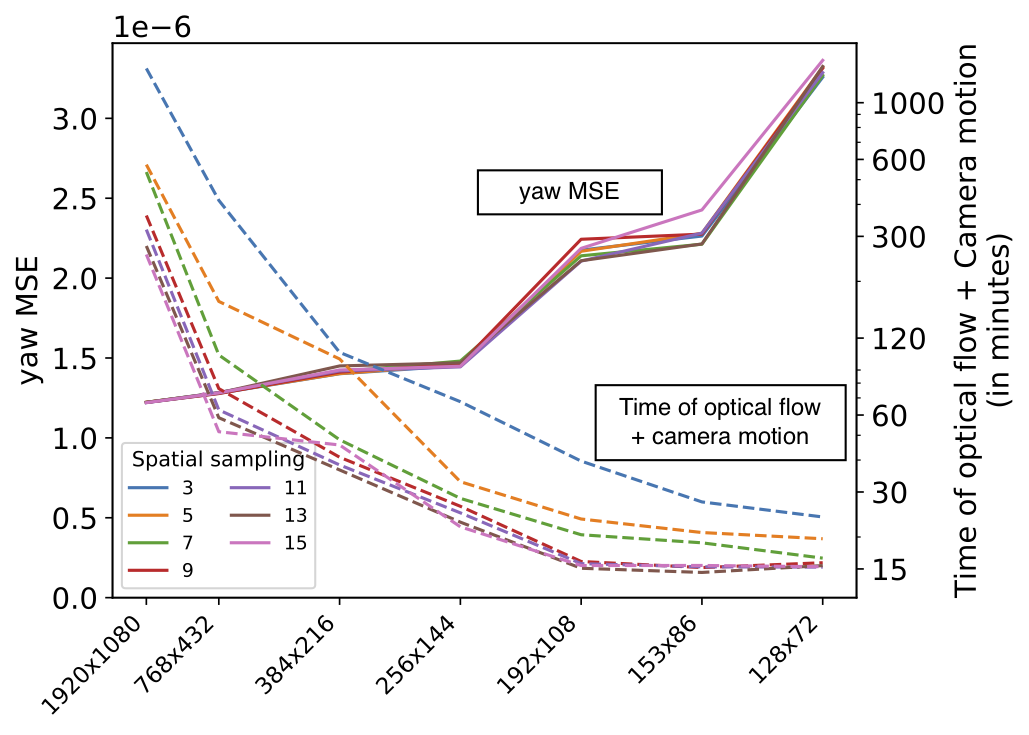

Python code for this plot:
import sys
import matplotlib
from pathlib import Path

sys.path.append('../utils/')
from GPSrpyxyz import *
from compareyaw import compare_yaw

font = {'size': 14}
matplotlib.rc('font', **font)

# Video target
video = 'DJI_0179'
metadataFilePath = f'../unconstrainedVideosClassifier/metadata/{video}.metadata'

compressions = [2, 5, 10, 15, 20, 25, 30]
spatialsamplings = [3, 5, 7, 9, 11, 13, 15]

# results
results = [[] for _ in spatialsamplings]
results_timing = [[] for _ in spatialsamplings]


def get_total_timing(file):
    file_timing = open(file, "r")
    timings = file_timing.readlines()
    timings = [float(timing.split(':')[1].strip()) for timing in timings]
    return sum(timings)


def compute_MSE(arr1, arr2):
    print(arr2.shape)
    arr2 = arr2[:, 1]
    arr1 = arr1[:-3, 1]
    return ((arr1 - arr2) ** 2).mean(axis=0)


info = extractGPSInfo(metadataFilePath)
timestamp, pitch, roll, yaw, vx, vy, vz = extractPitchRollYawXYZ(info)
framestamp, timeFrameDict = timestampToFramestamp(metadataFilePath, timestamp)

v_world_list, v_body_list, x_axis_body_list, y_axis_body_list, z_axis_body_list = convertXYZToBodyFrame(framestamp,
                                                                                                        pitch,
                                                                                                        roll,
                                                                                                        yaw,
                                                                                                        vx,
                                                                                                        vy,
                                                                                                        vz,
                                                                                                        plot=False)

_, x_axis_camera_list, y_axis_camera_list, z_axis_camera_list = convertXYZFromBodyToCamera(framestamp,
                                                                                           50.0,
                                                                                           v_world_list,
                                                                                           x_axis_body_list,
                                                                                           y_axis_body_list,
                                                                                           z_axis_body_list,
                                                                                           plot=False)

yaw_metadata, pitch_metadata, roll_metadata = getRPYInCameraFrame(framestamp, x_axis_camera_list, y_axis_camera_list,
                                                                  z_axis_camera_list, plot=False)

for i in range(len(framestamp)):
    if framestamp[i] >= 0:
        start = i
        break

print("len(x_axis_camera_list)", len(x_axis_camera_list))
print("len(yaw_metadata)", len(yaw_metadata))
print("len(framestamp)", len(framestamp))

target_orientation_camera_motion = [pitch_metadata, yaw_metadata, roll_metadata]

target_orientation_camera_motion = np.array([*zip(*target_orientation_camera_motion)])

# Loop
for compression in compressions:

    for j, spatialsampling in enumerate(spatialsamplings):
        # file_name = video + '__compressed_' + str(compression) + '__spatialSampling_' + str(spatialsampling) + '.txt'
        file_name = 'res_cm_' + video + '__compressed_' + str(compression) + '__spatialSampling_' + str(
            spatialsampling) + '.txt'
        file_name_timing = 'res_cm_' + video + '__compressed_' + str(compression) + '__spatialSampling_' + str(
            spatialsampling) + '_timing.txt'

        cameraMotion1 = Path(
            'cm_resolution_data/1/' + file_name)
        cameraMotion2 = Path(
            'cm_resolution_data/2/' + file_name)
        #cameraMotion3 = Path(
        #    'cm_resolution_data/3/' + file_name)
        # cameraMotion = Path('/Users/fabien/Documents/amherst/fall19/cs696/droneCAPTCHA/temp/newresult/' + file_name)
        # if not cameraMotion.exists():
        #   print('{} does not exist'.format(cameraMotion))

        parser = parseComputedMotion(cameraMotion1)
        frame, orientation_camera_motion, translation_camera_motion = parser.parse()
        m1, _ = compare_yaw(framestamp, yaw_metadata, 1, orientation_camera_motion[:, 1])

        parser = parseComputedMotion(cameraMotion2)
        frame, orientation_camera_motion, translation_camera_motion = parser.parse()
        m2, _ = compare_yaw(framestamp, yaw_metadata, 1, orientation_camera_motion[:, 1])

        #parser = parseComputedMotion(cameraMotion3)
        #frame, orientation_camera_motion, translation_camera_motion = parser.parse()
        #m3, _ = compare_yaw(framestamp, yaw_metadata, 1, orientation_camera_motion[:, 1])

        results[j].append((m1 + m2) / 2)

        timing1 = get_total_timing(
            'cm_resolution_data/1/' + file_name_timing)
        timing2 = get_total_timing(
            'cm_resolution_data/2/' + file_name_timing)
        #timing3 = get_total_timing(
        #    'cm_resolution_data/3/' + file_name_timing)

        average_timing = (timing1 + timing2) / 2

        results_timing[j].append(average_timing / 60)


def compression_to_resolution(compressions):
    resolutions = []
    x4k = 3840
    y4k = 2160
    for compression in compressions:
        resolutions.append('{}x{}'.format(int(x4k / compression), int(y4k / compression)))
    return resolutions


######## GRAPHS


fig, ax1 = plt.subplots()

for i, result in enumerate(results):
    plt.plot(compressions, result, label=str(spatialsamplings[i]))

plt.set_cmap('CMRmap')
ax1.set_ylabel('yaw MSE')
ax1.set_ylim(bottom=0)
# ax1.set_xlabel('Video resolution')
ax1.ticklabel_format(axis='y', style='sci', scilimits=(-2, 2))

leg = ax1.legend(loc='lower left', prop={'size': 9}, ncol=2)
leg.set_title("Spatial sampling", prop={'size': 10})
leg._legend_box.align = "center"

print(compressions)
print(compression_to_resolution(compressions))

# leg = plt.legend(title="Spacial sampling")
# leg._legend_box.align = "left"
# plt.title('MSE of yaw with respect to metadata')
# plt.show()
# plt.savefig('graph2.pdf')

############


ax2 = ax1.twinx()

print(results_timing)
for i, result in enumerate(results_timing):
    print(result)
    print(str(spatialsamplings[i]))
    plt.plot(compressions, result, '--', label=str(spatialsamplings[i]))

# plt.figure(figsize=())
ax2.set_ylabel('Time of optical flow + Camera motion\n(in minutes)')
ax2.set_ylim(bottom=0)
ax2.set_yscale('log')
ax2.set_yticks([15, 30, 60, 120, 300, 600, 1000])
ax2.yaxis.set_major_formatter(matplotlib.ticker.ScalarFormatter())
ax2.set_xlabel('Video resolution')
# ax2.ticklabel_format(axis='y', style='plain')

ax1.set_xticks(compressions)
ax1.set_xticklabels(compression_to_resolution(compressions), rotation=45, horizontalalignment="right")
ax1.tick_params(axis="x", labelsize=11)

# #plt.title('Time of optical flow + Camera motion')
# plt.savefig('graph2_timing.pdf')


# ax2.set_xticklabels(compression_to_resolution(compressions))
# print(compression_to_resolution(compressions))
# ax1.set_xticklabels(compression_to_resolution(compressions), rotation=45)
#
# ax1.tick_params(axis="x", labelsize=9)

plt.axis('tight')

# plt.show()
plt.savefig('graphs/cm_resolution_benchmark.pdf', bbox_inches="tight")
